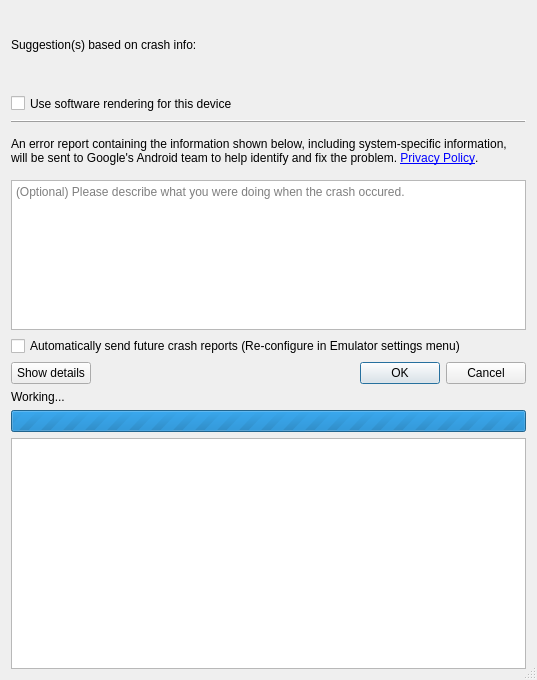
<?xml version="1.0" encoding="UTF-8"?>
<ui version="4.0">
 <class>ConfirmDialog</class>
 <widget class="QDialog" name="ConfirmDialog">
  <property name="windowModality">
   <enum>Qt::ApplicationModal</enum>
  </property>
  <property name="geometry">
   <rect>
    <x>0</x>
    <y>0</y>
    <width>535</width>
    <height>680</height>
   </rect>
  </property>
  <property name="sizePolicy">
   <sizepolicy hsizetype="Preferred" vsizetype="Fixed">
    <horstretch>0</horstretch>
    <verstretch>0</verstretch>
   </sizepolicy>
  </property>
  <property name="windowTitle">
   <string>Android Emulator</string>
  </property>
  <property name="autoFillBackground">
   <bool>false</bool>
  </property>
  <property name="sizeGripEnabled">
   <bool>true</bool>
  </property>
  <layout class="QVBoxLayout" name="verticalLayout">
   <property name="sizeConstraint">
    <enum>QLayout::SetMinAndMaxSize</enum>
   </property>
   <item>
    <layout class="QHBoxLayout" name="headingLayout">
     <property name="sizeConstraint">
      <enum>QLayout::SetMinimumSize</enum>
     </property>
     <item>
      <widget class="QLabel" name="icon">
       <property name="sizePolicy">
        <sizepolicy hsizetype="Fixed" vsizetype="Fixed">
         <horstretch>0</horstretch>
         <verstretch>0</verstretch>
        </sizepolicy>
       </property>
       <property name="text">
        <string/>
       </property>
      </widget>
     </item>
     <item>
      <widget class="QLabel" name="label">
       <property name="sizePolicy">
        <sizepolicy hsizetype="Preferred" vsizetype="Fixed">
         <horstretch>0</horstretch>
         <verstretch>0</verstretch>
        </sizepolicy>
       </property>
       <property name="text">
        <string/>
       </property>
       <property name="wordWrap">
        <bool>false</bool>
       </property>
      </widget>
     </item>
    </layout>
   </item>
   <item>
    <widget class="QLabel" name="suggestions">
     <property name="sizePolicy">
      <sizepolicy hsizetype="Preferred" vsizetype="Fixed">
       <horstretch>0</horstretch>
       <verstretch>0</verstretch>
      </sizepolicy>
     </property>
     <property name="text">
      <string>Suggestion(s) based on crash info:

</string>
     </property>
     <property name="textFormat">
      <enum>Qt::PlainText</enum>
     </property>
     <property name="wordWrap">
      <bool>true</bool>
     </property>
     <property name="textInteractionFlags">
      <set>Qt::TextSelectableByMouse</set>
     </property>
    </widget>
   </item>
   <item>
    <widget class="QCheckBox" name="softwareGpu">
     <property name="sizePolicy">
      <sizepolicy hsizetype="Minimum" vsizetype="Fixed">
       <horstretch>0</horstretch>
       <verstretch>0</verstretch>
      </sizepolicy>
     </property>
     <property name="minimumSize">
      <size>
       <width>0</width>
       <height>21</height>
      </size>
     </property>
     <property name="maximumSize">
      <size>
       <width>16777215</width>
       <height>21</height>
      </size>
     </property>
     <property name="text">
      <string>Use software rendering for this device</string>
     </property>
    </widget>
   </item>
   <item>
    <widget class="QFrame" name="hLineFrame">
     <property name="sizePolicy">
      <sizepolicy hsizetype="Preferred" vsizetype="Fixed">
       <horstretch>0</horstretch>
       <verstretch>0</verstretch>
      </sizepolicy>
     </property>
     <property name="minimumSize">
      <size>
       <width>0</width>
       <height>3</height>
      </size>
     </property>
     <property name="maximumSize">
      <size>
       <width>16777215</width>
       <height>3</height>
      </size>
     </property>
     <property name="frameShape">
      <enum>QFrame::HLine</enum>
     </property>
     <property name="frameShadow">
      <enum>QFrame::Raised</enum>
     </property>
    </widget>
   </item>
   <item>
    <widget class="QLabel" name="infoText">
     <property name="sizePolicy">
      <sizepolicy hsizetype="Preferred" vsizetype="Fixed">
       <horstretch>0</horstretch>
       <verstretch>0</verstretch>
      </sizepolicy>
     </property>
     <property name="minimumSize">
      <size>
       <width>0</width>
       <height>45</height>
      </size>
     </property>
     <property name="maximumSize">
      <size>
       <width>16777215</width>
       <height>45</height>
      </size>
     </property>
     <property name="text">
      <string>An error report containing the information shown below, including system-specific information, will be sent to Google's Android team to help identify and fix the problem. &lt;a href=&quot;https://www.google.com/policies/privacy/&quot;&gt;Privacy Policy&lt;/a&gt;.</string>
     </property>
     <property name="textFormat">
      <enum>Qt::RichText</enum>
     </property>
     <property name="wordWrap">
      <bool>true</bool>
     </property>
     <property name="openExternalLinks">
      <bool>true</bool>
     </property>
    </widget>
   </item>
   <item>
    <widget class="QTextEdit" name="commentsText">
     <property name="sizePolicy">
      <sizepolicy hsizetype="Preferred" vsizetype="Fixed">
       <horstretch>0</horstretch>
       <verstretch>0</verstretch>
      </sizepolicy>
     </property>
     <property name="minimumSize">
      <size>
       <width>0</width>
       <height>150</height>
      </size>
     </property>
     <property name="maximumSize">
      <size>
       <width>16777215</width>
       <height>150</height>
      </size>
     </property>
     <property name="placeholderText">
      <string>(Optional) Please describe what you were doing when the crash occured.</string>
     </property>
    </widget>
   </item>
   <item>
    <widget class="QCheckBox" name="savePreference">
     <property name="sizePolicy">
      <sizepolicy hsizetype="Minimum" vsizetype="Fixed">
       <horstretch>0</horstretch>
       <verstretch>0</verstretch>
      </sizepolicy>
     </property>
     <property name="text">
      <string>Automatically send future crash reports (Re-configure in Emulator settings menu)</string>
     </property>
    </widget>
   </item>
   <item>
    <layout class="QHBoxLayout" name="buttonsLayout">
     <property name="sizeConstraint">
      <enum>QLayout::SetFixedSize</enum>
     </property>
     <property name="bottomMargin">
      <number>0</number>
     </property>
     <item>
      <widget class="QPushButton" name="detailsButton">
       <property name="sizePolicy">
        <sizepolicy hsizetype="Minimum" vsizetype="Fixed">
         <horstretch>0</horstretch>
         <verstretch>0</verstretch>
        </sizepolicy>
       </property>
       <property name="text">
        <string>Show details</string>
       </property>
      </widget>
     </item>
     <item>
      <spacer name="buttonsSpacer">
       <property name="sizePolicy">
        <sizepolicy hsizetype="Expanding" vsizetype="Fixed">
         <horstretch>0</horstretch>
         <verstretch>0</verstretch>
        </sizepolicy>
       </property>
       <property name="orientation">
        <enum>Qt::Horizontal</enum>
       </property>
       <property name="sizeHint" stdset="0">
        <size>
         <width>40</width>
         <height>20</height>
        </size>
       </property>
      </spacer>
     </item>
     <item>
      <widget class="QDialogButtonBox" name="yesNoButtonBox">
       <property name="sizePolicy">
        <sizepolicy hsizetype="Expanding" vsizetype="Fixed">
         <horstretch>0</horstretch>
         <verstretch>0</verstretch>
        </sizepolicy>
       </property>
       <property name="standardButtons">
        <set>QDialogButtonBox::Cancel|QDialogButtonBox::Ok</set>
       </property>
      </widget>
     </item>
    </layout>
   </item>
   <item>
    <layout class="QVBoxLayout" name="progressLayout">
     <property name="sizeConstraint">
      <enum>QLayout::SetFixedSize</enum>
     </property>
     <item>
      <widget class="QLabel" name="progressLabel">
       <property name="sizePolicy">
        <sizepolicy hsizetype="Preferred" vsizetype="Fixed">
         <horstretch>0</horstretch>
         <verstretch>0</verstretch>
        </sizepolicy>
       </property>
       <property name="text">
        <string>Working...</string>
       </property>
      </widget>
     </item>
     <item>
      <widget class="QProgressBar" name="progress">
       <property name="sizePolicy">
        <sizepolicy hsizetype="Expanding" vsizetype="Fixed">
         <horstretch>0</horstretch>
         <verstretch>0</verstretch>
        </sizepolicy>
       </property>
       <property name="maximum">
        <number>0</number>
       </property>
       <property name="value">
        <number>-1</number>
       </property>
      </widget>
     </item>
    </layout>
   </item>
   <item>
    <layout class="QVBoxLayout" name="detailsLayout">
     <item>
      <widget class="QPlainTextEdit" name="detailsText">
       <property name="sizePolicy">
        <sizepolicy hsizetype="Preferred" vsizetype="Preferred">
         <horstretch>0</horstretch>
         <verstretch>0</verstretch>
        </sizepolicy>
       </property>
       <property name="minimumSize">
        <size>
         <width>515</width>
         <height>120</height>
        </size>
       </property>
       <property name="readOnly">
        <bool>true</bool>
       </property>
      </widget>
     </item>
    </layout>
   </item>
  </layout>
 </widget>
 <tabstops>
  <tabstop>softwareGpu</tabstop>
  <tabstop>commentsText</tabstop>
  <tabstop>savePreference</tabstop>
  <tabstop>detailsButton</tabstop>
  <tabstop>detailsText</tabstop>
 </tabstops>
 <resources/>
 <connections>
  <connection>
   <sender>detailsButton</sender>
   <signal>clicked()</signal>
   <receiver>ConfirmDialog</receiver>
   <slot>toggleDetails()</slot>
   <hints>
    <hint type="sourcelabel">
     <x>73</x>
     <y>412</y>
    </hint>
    <hint type="destinationlabel">
     <x>7</x>
     <y>678</y>
    </hint>
   </hints>
  </connection>
  <connection>
   <sender>yesNoButtonBox</sender>
   <signal>accepted()</signal>
   <receiver>ConfirmDialog</receiver>
   <slot>sendReport()</slot>
   <hints>
    <hint type="sourcelabel">
     <x>473</x>
     <y>409</y>
    </hint>
    <hint type="destinationlabel">
     <x>174</x>
     <y>4</y>
    </hint>
   </hints>
  </connection>
  <connection>
   <sender>yesNoButtonBox</sender>
   <signal>rejected()</signal>
   <receiver>ConfirmDialog</receiver>
   <slot>dontSendReport()</slot>
   <hints>
    <hint type="sourcelabel">
     <x>457</x>
     <y>413</y>
    </hint>
    <hint type="destinationlabel">
     <x>41</x>
     <y>6</y>
    </hint>
   </hints>
  </connection>
 </connections>
 <slots>
  <slot>toggleDetails()</slot>
  <slot>sendReport()</slot>
  <slot>dontSendReport()</slot>
 </slots>
</ui>
